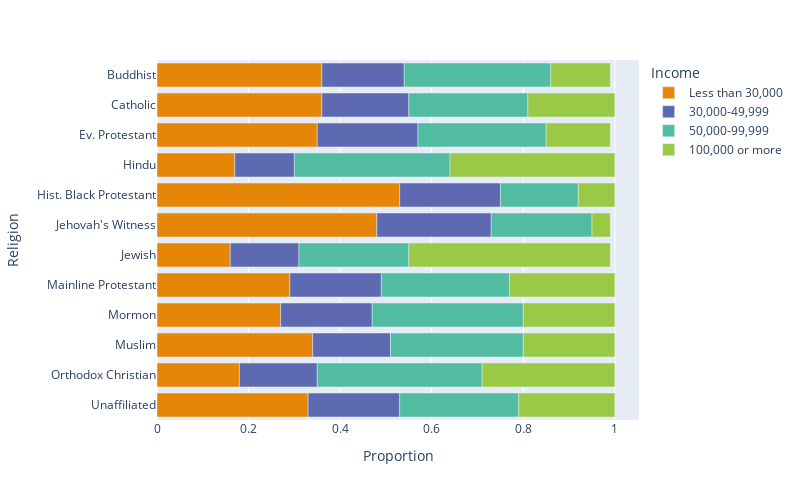

Notebook code cell kept with this figure:
### Code cell
fig = px.bar(DF_new,
             y='religion',
             x='proportion',
             color='income',
             color_discrete_sequence=px.colors.qualitative.Vivid,
             category_orders={'income' : ['Less than 30,000', '30,000-49,999', '50,000-99,999', '100,000 or more']})

fig.update_layout(yaxis={'categoryorder': 'category descending'},
                  xaxis_title="Proportion",
                  yaxis_title="Religion",
                  legend_title='Income',
                  autosize=False,
                  width=800,
                  height=500)

fig.show()

### Figure 1 — Plotly figure (JSON) as saved in the notebook; plotly's stock layout.template omitted (floating-point values rounded to 4 significant figures)
{"data": [{"alignmentgroup": "True", "hovertemplate": "income=Less than 30,000<br>proportion=%{x}<br>religion=%{y}<extra></extra>", "legendgroup": "Less than 30,000", "marker": {"color": "rgb(229, 134, 6)", "pattern": {"shape": ""}}, "name": "Less than 30,000", "offsetgroup": "Less than 30,000", "orientation": "h", "showlegend": true, "textposition": "auto", "type": "bar", "x": [0.36, 0.36, 0.35, 0.17, 0.53, 0.48, 0.16, 0.29, 0.27, 0.34, 0.18, 0.33], "xaxis": "x", "y": ["Buddhist", "Catholic", "Ev. Protestant", "Hindu", "Hist. Black Protestant", "Jehovah's Witness", "Jewish", "Mainline Protestant", "Mormon", "Muslim", "Orthodox Christian", "Unaffiliated"], "yaxis": "y"}, {"alignmentgroup": "True", "hovertemplate": "income=30,000-49,999<br>proportion=%{x}<br>religion=%{y}<extra></extra>", "legendgroup": "30,000-49,999", "marker": {"color": "rgb(93, 105, 177)", "pattern": {"shape": ""}}, "name": "30,000-49,999", "offsetgroup": "30,000-49,999", "orientation": "h", "showlegend": true, "textposition": "auto", "type": "bar", "x": [0.18, 0.19, 0.22, 0.13, 0.22, 0.25, 0.15, 0.2, 0.2, 0.17, 0.17, 0.2], "xaxis": "x", "y": ["Buddhist", "Catholic", "Ev. Protestant", "Hindu", "Hist. Black Protestant", "Jehovah's Witness", "Jewish", "Mainline Protestant", "Mormon", "Muslim", "Orthodox Christian", "Unaffiliated"], "yaxis": "y"}, {"alignmentgroup": "True", "hovertemplate": "income=50,000-99,999<br>proportion=%{x}<br>religion=%{y}<extra></extra>", "legendgroup": "50,000-99,999", "marker": {"color": "rgb(82, 188, 163)", "pattern": {"shape": ""}}, "name": "50,000-99,999", "offsetgroup": "50,000-99,999", "orientation": "h", "showlegend": true, "textposition": "auto", "type": "bar", "x": [0.32, 0.26, 0.28, 0.34, 0.17, 0.22, 0.24, 0.28, 0.33, 0.29, 0.36, 0.26], "xaxis": "x", "y": ["Buddhist", "Catholic", "Ev. Protestant", "Hindu", "Hist. Black Protestant", "Jehovah's Witness", "Jewish", "Mainline Protestant", "Mormon", "Muslim", "Orthodox Christian", "Unaffiliated"], "yaxis": "y"}, {"alignmentgroup": "True", "hovertemplate": "income=100,000 or more<br>proportion=%{x}<br>religion=%{y}<extra></extra>", "legendgroup": "100,000 or more", "marker": {"color": "rgb(153, 201, 69)", "pattern": {"shape": ""}}, "name": "100,000 or more", "offsetgroup": "100,000 or more", "orientation": "h", "showlegend": true, "textposition": "auto", "type": "bar", "x": [0.13, 0.19, 0.14, 0.36, 0.08, 0.04, 0.44, 0.23, 0.2, 0.2, 0.29, 0.21], "xaxis": "x", "y": ["Buddhist", "Catholic", "Ev. Protestant", "Hindu", "Hist. Black Protestant", "Jehovah's Witness", "Jewish", "Mainline Protestant", "Mormon", "Muslim", "Orthodox Christian", "Unaffiliated"], "yaxis": "y"}], "layout": {"autosize": false, "barmode": "relative", "height": 500, "legend": {"title": {"text": "Income"}, "tracegroupgap": 0}, "margin": {"t": 60}, "width": 800, "xaxis": {"anchor": "y", "autorange": true, "domain": [0, 1], "range": [0, 1.053], "title": {"text": "Proportion"}, "type": "linear"}, "yaxis": {"anchor": "x", "autorange": true, "categoryorder": "category descending", "domain": [0, 1], "range": [-0.5, 11.5], "title": {"text": "Religion"}, "type": "category"}}}
